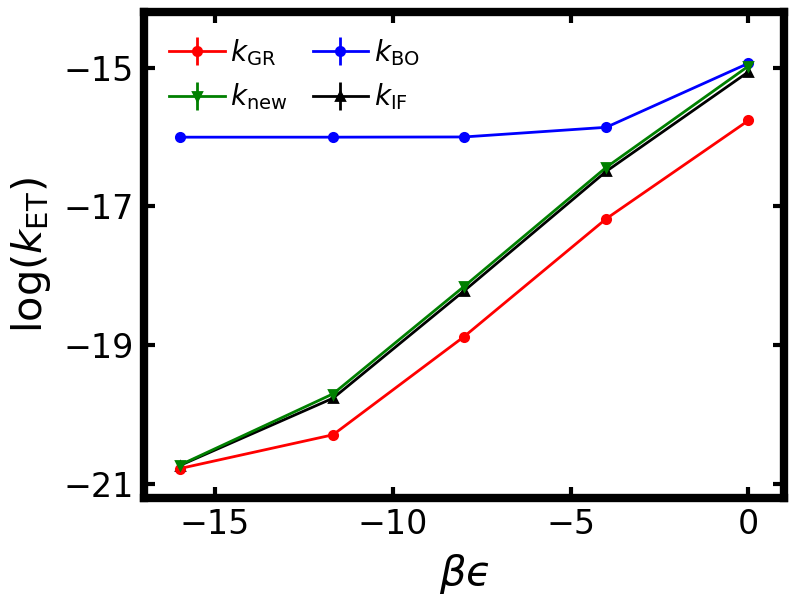

The Python source for this figure:
import sys
import os
import h5py
import matplotlib.pyplot as plt   # plots
import numpy as np

from liblibra_core import *
from libra_py import units

from plot_utils import set_style, add_hbar, add_abar

# Add the parent directory to sys.path
parent_dir = os.path.abspath(os.path.join(os.path.dirname(__file__), '..'))
sys.path.insert(0, parent_dir)

set_style()

calc_dirs = [d for d in os.listdir('../') if d.startswith('_sys_')]
_sys_3_method_1_K0hwp1 = sorted([k for k in calc_dirs if k.startswith("_sys_3_method_1") and "_hw_1" in k and "_K0_1.00e-10" in k], key=lambda s: float(s.split('_')[10]))
_sys_3_method_1_K0hwn1 = sorted([k for k in calc_dirs if k.startswith("_sys_3_method_1") and "_hw_-1" in k and "_K0_1.00e-10" in k], key=lambda s: float(s.split('_')[10]))
_sys_3_method_1_Khwp1 = sorted([k for k in calc_dirs if k.startswith("_sys_3_method_1") and "_hw_1" in k and not "_K0_1.00e-10" in k], key=lambda s: float(s.split('_')[10]))
_sys_3_method_1_Khwn1 = sorted([k for k in calc_dirs if k.startswith("_sys_3_method_1") and "_hw_-1" in k and not "_K0_1.00e-10" in k], key=lambda s: float(s.split('_')[10]))
_sys_3_method_3_Khwp1 = sorted([k for k in calc_dirs if k.startswith("_sys_3_method_3") and "_hw_1" in k], key=lambda s: float(s.split('_')[8]))
_sys_3_method_3_Khwn1 = sorted([k for k in calc_dirs if k.startswith("_sys_3_method_3") and "_hw_-1" in k], key=lambda s: float(s.split('_')[8]))

with open("../" + _sys_3_method_1_K0hwp1[0] + "/_model_params.txt") as f:
    model_params = eval(f.read())

with open("../" + _sys_3_method_1_K0hwp1[0] + "/_control_params_dynamics.txt") as f:
    control_params = eval(f.read())

# ======= Pull in all the rate data =======
beta = units.hartree / (units.boltzmann * control_params["Temperature"])

leps_arr = np.array([key.split('_')[10] for key in _sys_3_method_1_K0hwp1], dtype=float)[:]
kBO0_arr = np.zeros(leps_arr.shape)
kBO0_se_arr = np.zeros(leps_arr.shape)

kGR_arr = np.zeros(leps_arr.shape)
kBO_arr = np.zeros(leps_arr.shape)
kBO_se_arr = np.zeros(leps_arr.shape)
kIF_arr = np.zeros(leps_arr.shape)
kIF_se_arr = np.zeros(leps_arr.shape)
knew_arr = np.zeros(leps_arr.shape)
knew_se_arr = np.zeros(leps_arr.shape)

for i, d in enumerate(_sys_3_method_1_K0hwp1):
    Phw0_p1 = np.loadtxt("../" + _sys_3_method_1_K0hwp1[i] + "/tst_data/Phw.txt")
    Phw0_n1 = np.loadtxt("../" + _sys_3_method_1_K0hwn1[i] + "/tst_data/Phw.txt")
    ktst0_p1 = np.loadtxt("../" + _sys_3_method_1_K0hwp1[i] + "/tst_data/ktsts.txt")
    ktst0_n1 = np.loadtxt("../" + _sys_3_method_1_K0hwn1[i] + "/tst_data/ktsts.txt")
    kappa0_p1 = np.loadtxt("../" + _sys_3_method_1_K0hwp1[i] + "/kappa_data/kappa_avg.txt")[-1]
    kappa0_n1 = np.loadtxt("../" + _sys_3_method_1_K0hwn1[i] + "/kappa_data/kappa_avg.txt")[-1]
    kappa0_se_p1 = 0.0 #kappa0_se_p1 = np.loadtxt("../" + _sys_3_method_1_K0hwp1[i] + "/kappa_data/kappa_se.txt")[-1]
    kappa0_se_n1 = 0.0 #kappa0_se_n1 = np.loadtxt("../" + _sys_3_method_1_K0hwn1[i] + "/kappa_data/kappa_se.txt")[-1]
    kBO0_p1 = Phw0_p1 * ktst0_p1 * kappa0_p1
    kBO0_n1 = Phw0_n1 * ktst0_n1 * kappa0_n1
    kBO0_se_p1 = Phw0_p1 * ktst0_p1 * kappa0_se_p1
    kBO0_se_n1 = Phw0_n1 * ktst0_n1 * kappa0_se_n1

    Phw_p1 = np.loadtxt("../" + _sys_3_method_1_Khwp1[i] + "/tst_data/Phw.txt")
    Phw_n1 = np.loadtxt("../" + _sys_3_method_1_Khwn1[i] + "/tst_data/Phw.txt")
    kGR_p1 = Phw_p1 * np.loadtxt("../" + _sys_3_method_1_Khwp1[i] + "/tst_data/kGR.txt")
    kGR_n1 = Phw_n1 * np.loadtxt("../" + _sys_3_method_1_Khwn1[i] + "/tst_data/kGR.txt")
    ktst_p1 = np.loadtxt("../" + _sys_3_method_1_Khwp1[i] + "/tst_data/ktsts.txt")
    ktst_n1 = np.loadtxt("../" + _sys_3_method_1_Khwn1[i] + "/tst_data/ktsts.txt")
    kappa_p1 = np.loadtxt("../" + _sys_3_method_1_Khwp1[i] + "/kappa_data/kappa_avg.txt")[-1]
    kappa_n1 = np.loadtxt("../" + _sys_3_method_1_Khwn1[i] + "/kappa_data/kappa_avg.txt")[-1]
    kappa_se_p1 = np.loadtxt("../" + _sys_3_method_1_Khwp1[i] + "/kappa_data/kappa_se.txt")[-1]
    kappa_se_n1 = np.loadtxt("../" + _sys_3_method_1_Khwn1[i] + "/kappa_data/kappa_se.txt")[-1]
    kBO_p1 = Phw_p1 * ktst_p1 * kappa_p1
    kBO_n1 = Phw_n1 * ktst_n1 * kappa_n1
    kBO_se_p1 = Phw_p1 * ktst_p1 * kappa_se_p1
    kBO_se_n1 = Phw_n1 * ktst_n1 * kappa_se_n1
    kIF_p1 = kGR_p1 * kBO_p1 / (kGR_p1 + kBO0_p1)
    kIF_n1 = kGR_n1 * kBO_n1 / (kGR_n1 + kBO0_n1)
    kIF_se_p1 = 0 #?kIF_se_p1 = kIF_p1 * kBO_se_p1 / kBO_p1
    kIF_se_n1 = 0 #?kIF_se_n1 = kIF_n1 * kBO_se_n1 / kBO_n1

    kBO0_arr[i] = kBO0_p1 + kBO0_n1
    kBO0_se_arr[i] = np.sqrt(kBO0_se_p1**2 + kBO0_se_n1**2)
    kGR_arr[i] = kGR_p1 + kGR_n1
    kBO_arr[i] = kBO_p1 + kBO_n1
    kBO_se_arr[i] = np.sqrt(kBO_se_p1**2 + kBO_se_n1**2)
    kBO_arr[i] = kBO_p1 + kBO_n1
    kIF_arr[i] = kIF_p1 + kIF_n1
    kIF_se_arr[i] = np.sqrt(kIF_se_p1**2 + kIF_se_n1**2)
    #kIF_arr[i] = kGR_arr[i] * kBO_arr[i] / (kGR_arr[i] + kBO0_arr[i])
    #kIF_se_arr[i] = kIF_arr[i] * kBO_se_arr[i] / kBO_arr[i]

for i, d in enumerate(_sys_3_method_3_Khwp1):
    Phw_p1 = np.loadtxt("../" + _sys_3_method_3_Khwp1[i] + "/tst_data/Phw.txt")
    ktst_p1 = np.loadtxt("../" + _sys_3_method_3_Khwp1[i] + "/tst_data/ktsts.txt")
    kappa_p1 = np.loadtxt("../" + _sys_3_method_3_Khwp1[i] + "/kappa_data/kappa_avg.txt")[-1]
    kappa_se_p1 = np.loadtxt("../" + _sys_3_method_3_Khwp1[i] + "/kappa_data/kappa_se.txt")[-1]

    Phw_n1 = np.loadtxt("../" + _sys_3_method_3_Khwn1[i] + "/tst_data/Phw.txt")
    ktst_n1 = np.loadtxt("../" + _sys_3_method_3_Khwn1[i] + "/tst_data/ktsty.txt")
    kappa_n1 = np.loadtxt("../" + _sys_3_method_3_Khwn1[i] + "/kappa_data/kappa_avg.txt")[-1]
    kappa_se_n1 = np.loadtxt("../" + _sys_3_method_3_Khwn1[i] + "/kappa_data/kappa_se.txt")[-1]

    knew_p1 = Phw_p1 * ktst_p1 * kappa_p1
    knew_n1 = Phw_n1 * ktst_n1 * kappa_n1
    knew_se_p1 = Phw_p1 * ktst_p1 * kappa_se_p1
    knew_se_n1 = Phw_n1 * ktst_n1 * kappa_se_n1
    knew_arr[i] = knew_p1 + knew_n1
    knew_se_arr[i] = np.sqrt(knew_se_p1**2 + knew_se_n1**2)
    print(Phw_p1)
    #knew_arr[i] = ktst_p1 * kappa_p1 #knew_p1
    #knew_se_arr[i] = 0 * np.sqrt(knew_se_p1**2 + knew_se_n1**2)

print(f"kGR: {kGR_arr}")
#print(kBO0_arr)
#print(kBO0_se_arr)
print(f"kBO: {kBO_arr}")
print(kBO_se_arr)
print(f"kIF: {kIF_arr}")
print(kIF_se_arr)
print(f"kKC: {knew_arr}")
print(knew_se_arr)

fig, ax = plt.subplots(dpi=200)
ax.errorbar(beta * leps_arr, np.log10(kGR_arr), kGR_arr*0, fmt='o-', markersize=3, linewidth=1, color='r', label=r'$k_\mathrm{GR}$', zorder=3)
ax.errorbar(beta * leps_arr, np.log10(knew_arr), knew_se_arr / (knew_arr * np.log(10)), fmt='v-', markersize=3, linewidth=1, color='g', label=r'$k_\mathrm{new}$', zorder=4)
ax.errorbar(beta * leps_arr, np.log10(kBO_arr), kBO_se_arr / (kBO_arr * np.log(10)), fmt='o-', markersize=3, linewidth=1, color='b', label=r'$k_\mathrm{BO}$', zorder=2)
ax.errorbar(beta * leps_arr, np.log10(kIF_arr), kIF_se_arr / (kIF_arr * np.log(10)), fmt='^-', markersize=3, linewidth=1, color='k', label=r'$k_\mathrm{IF}$', zorder=1)
ax.set_xlim(-17,1)
ax.set_ylim(-21.2,-14.2)
ax.set_xticks([-15, -10, -5, 0])
ax.set_yticks([-21, -19, -17, -15])
ax.set_xlabel(r"$βϵ$", fontsize = 15)
ax.set_ylabel(r"log($k_{\mathrm{ET}}$)", fontsize = 15)
ax.set_title("")
ax.legend(ncol=2, fontsize=10, loc='upper left', handletextpad=0.2,  columnspacing=0.9)

plt.subplots_adjust(left=0.18, right=0.98, top=0.98, bottom=0.17)
plt.savefig('fig6.png')




#for i, d in enumerate(_sys_3_method_1_K0hwp1):

    #ktst0_p1 = np.loadtxt("../" + _sys_3_method_1_K0hwp1[0] + "/tst_data/ktsts.txt")
    #kappa0_avg_p1 = np.loadtxt("../" + _sys_3_method_1_K0hwp1[0] + "/kappa_data/kappa_avg.txt")[-1]
    #kappa0_se_p1 = np.loadtxt("../" + _sys_3_method_1_K0hwp1[0] + "/kappa_data/kappa_se.txt")[-1]
    #kBO0_p1 = ktst0_p1 * kappa0_avg_p1
    #kBO0_se_p1 = ktst0_p1 * kappa0_se_p1
    #Phw_n1 = np.loadtxt("../" + _sys_3_method_1_K0hwn1[0] + "/tst_data/Phw.txt")
    #ktst0_n1 = np.loadtxt("../" + _sys_3_method_1_K0hwn1[0] + "/tst_data/ktsts.txt")
    #kappa0_avg_n1 = np.loadtxt("../" + _sys_3_method_1_K0hwn1[0] + "/kappa_data/kappa_avg.txt")[-1]
    #kappa0_se_n1 = np.loadtxt("../" + _sys_3_method_1_K0hwn1[0] + "/kappa_data/kappa_se.txt")[-1]
    #kBO0_n1 = ktst0_n1 * kappa0_avg_n1
    #kBO0_se_n1 = ktst0_n1 * kappa0_se_n1


#K0_arr = np.array([key.split('_')[8] for key in _sys_3_method_1], dtype=float)[1:]


#for i, d in enumerate(_sys_3_method_1[1:]):
#    kGR_arr[i] = np.loadtxt("../" + _sys_3_method_1[i+1] + "/tst_data/kGR.txt")
#    kBO_arr[i] = np.loadtxt("../" + _sys_3_method_1[i+1] + "/tst_data/ktsts.txt")
#    kBO_se_arr[i] = kBO_arr[i] * np.loadtxt("../" + _sys_3_method_1[i+1] + "/kappa_data/kappa_se.txt")[-1]
#    kBO_arr[i] *= np.loadtxt("../" + _sys_3_method_1[i+1] + "/kappa_data/kappa_avg.txt")[-1]
#    kIF_arr[i] = kGR_arr[i] * kBO_arr[i] / (kGR_arr[i] + kBO0)
#
#for i in range(4):
#    knew_arr[i] = np.loadtxt("../" + _sys_3_method_3_fix_y[i] + "/tst_data/ktsty.txt")
#    knew_se_arr[i] = knew_arr[i] * np.loadtxt("../" + _sys_3_method_3_fix_y[i] + "/kappa_data/kappa_se.txt")[-1]
#    knew_arr[i] *= np.loadtxt("../" + _sys_3_method_3_fix_y[i] + "/kappa_data/kappa_avg.txt")[-1]
#for i in range(4,10):
#    knew_arr[i] = np.loadtxt("../" + _sys_3_method_3_fix_s[i] + "/tst_data/ktsts.txt")
#    knew_se_arr[i] = knew_arr[i] * np.loadtxt("../" + _sys_3_method_3_fix_s[i] + "/kappa_data/kappa_se.txt")[-1]
#    knew_arr[i] *= np.loadtxt("../" + _sys_3_method_3_fix_s[i] + "/kappa_data/kappa_avg.txt")[-1]
#
#fig, ax = plt.subplots()
#ax.errorbar(np.log10(beta * K0_arr), np.log10(kGR_arr), kGR_arr*0, fmt='o-', markersize=3, linewidth=1, color='r', label=r'$k_\mathrm{GR}$')
#ax.errorbar(np.log10(beta * K0_arr), np.log10(kBO_arr), kBO_se_arr / (kBO_arr * np.log(10)), fmt='o-', markersize=3, linewidth=1, color='b', label=r'$k_\mathrm{BO}$')
#ax.errorbar(np.log10(beta * K0_arr), np.log10(kIF_arr), kIF_se_arr, fmt='^-', markersize=3, linewidth=1, color='k', label=r'$k_\mathrm{IF}$')
#ax.errorbar(np.log10(beta * K0_arr), np.log10(knew_arr), knew_se_arr / (knew_arr * np.log(10)), fmt='*-', markersize=3, linewidth=1, color='gold', label=r'$k_\mathrm{new}$')
##ax.set_xlim(-0.3,1.3)
##ax.set_ylim(-8.0,5.0)
##ax.set_xticks([0.0, 1.0])
##ax.set_yticks([0])
##ax.set_xticklabels([r'$0$', r'$q_0$'])
#ax.set_xlabel(r"log(β$K_0$)", fontsize = 15)
#ax.set_ylabel(r"log($k_{\mathrm{ET}}$)", fontsize = 15)
#ax.set_title("")
#ax.legend(loc='upper left')
#
#plt.tight_layout()
##plt.subplots_adjust(left=0.1, right=0.98, top=0.98, bottom=0.18)
#plt.savefig('fig5.png')



